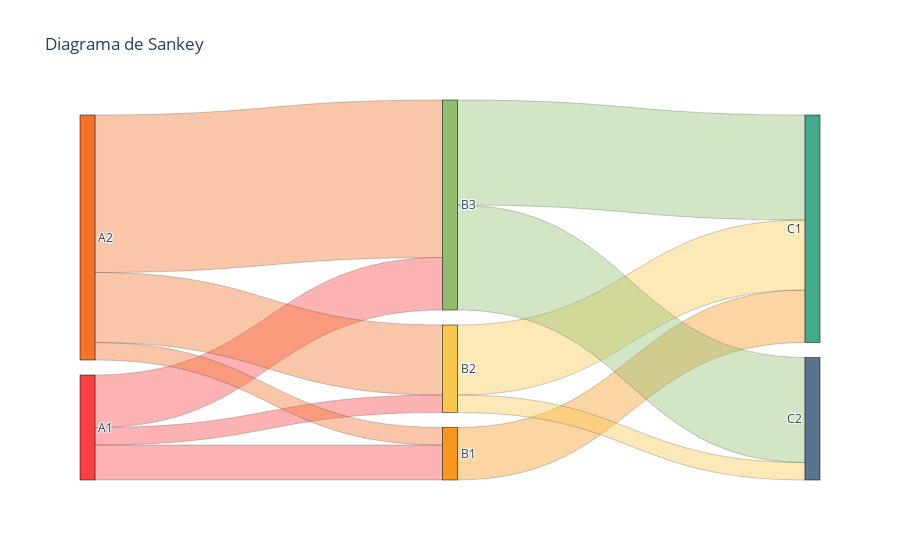

The notebook cell saved with this chart:
### Code cell
fig = go.Figure()

fig.add_trace(go.Sankey(
    node=dict(
        pad=15, # Separación vertical de los nodos 
        thickness=15, # Ancho de los nodos
        line=dict(color="black", width=0.5), # Borde de los nodos
        label=node_label,
        color=node_color
    ),
    link=dict(
        source=source_node,
        target=target_node,
        value=values,
        color=link_color, #Color del nodo
        line=dict(color="black", width=0.2), # Borde de los nodos

    )
))

fig.update_layout(
    title_text="Diagrama de Sankey",
)

fig.show()

### Figure 1 — Plotly figure (JSON) as saved in the notebook; plotly's stock layout.template omitted (floating-point values rounded to 4 significant figures)
{"data": [{"link": {"color": ["rgba(249,65,68, 0.4)", "rgba(249,65,68, 0.4)", "rgba(249,65,68, 0.4)", "rgba(243,114,44, 0.4)", "rgba(243,114,44, 0.4)", "rgba(243,114,44, 0.4)", "rgba(248,150,30, 0.4)", "rgba(249,199,79, 0.4)", "rgba(249,199,79, 0.4)", "rgba(144,190,109, 0.4)", "rgba(144,190,109, 0.4)"], "line": {"color": "black", "width": 0.2}, "source": [0, 0, 0, 1, 1, 1, 2, 3, 3, 4, 4], "target": [2, 3, 4, 2, 3, 4, 5, 5, 6, 5, 6], "value": [10, 5, 15, 5, 20, 45, 15, 20, 5, 30, 30]}, "node": {"color": ["#F94144", "#F3722C", "#F8961E", "#F9C74F", "#90BE6D", "#43AA8B", "#577590"], "label": ["A1", "A2", "B1", "B2", "B3", "C1", "C2"], "line": {"color": "black", "width": 0.5}, "pad": 15, "thickness": 15}, "type": "sankey"}], "layout": {"title": {"text": "Diagrama de Sankey"}}}
